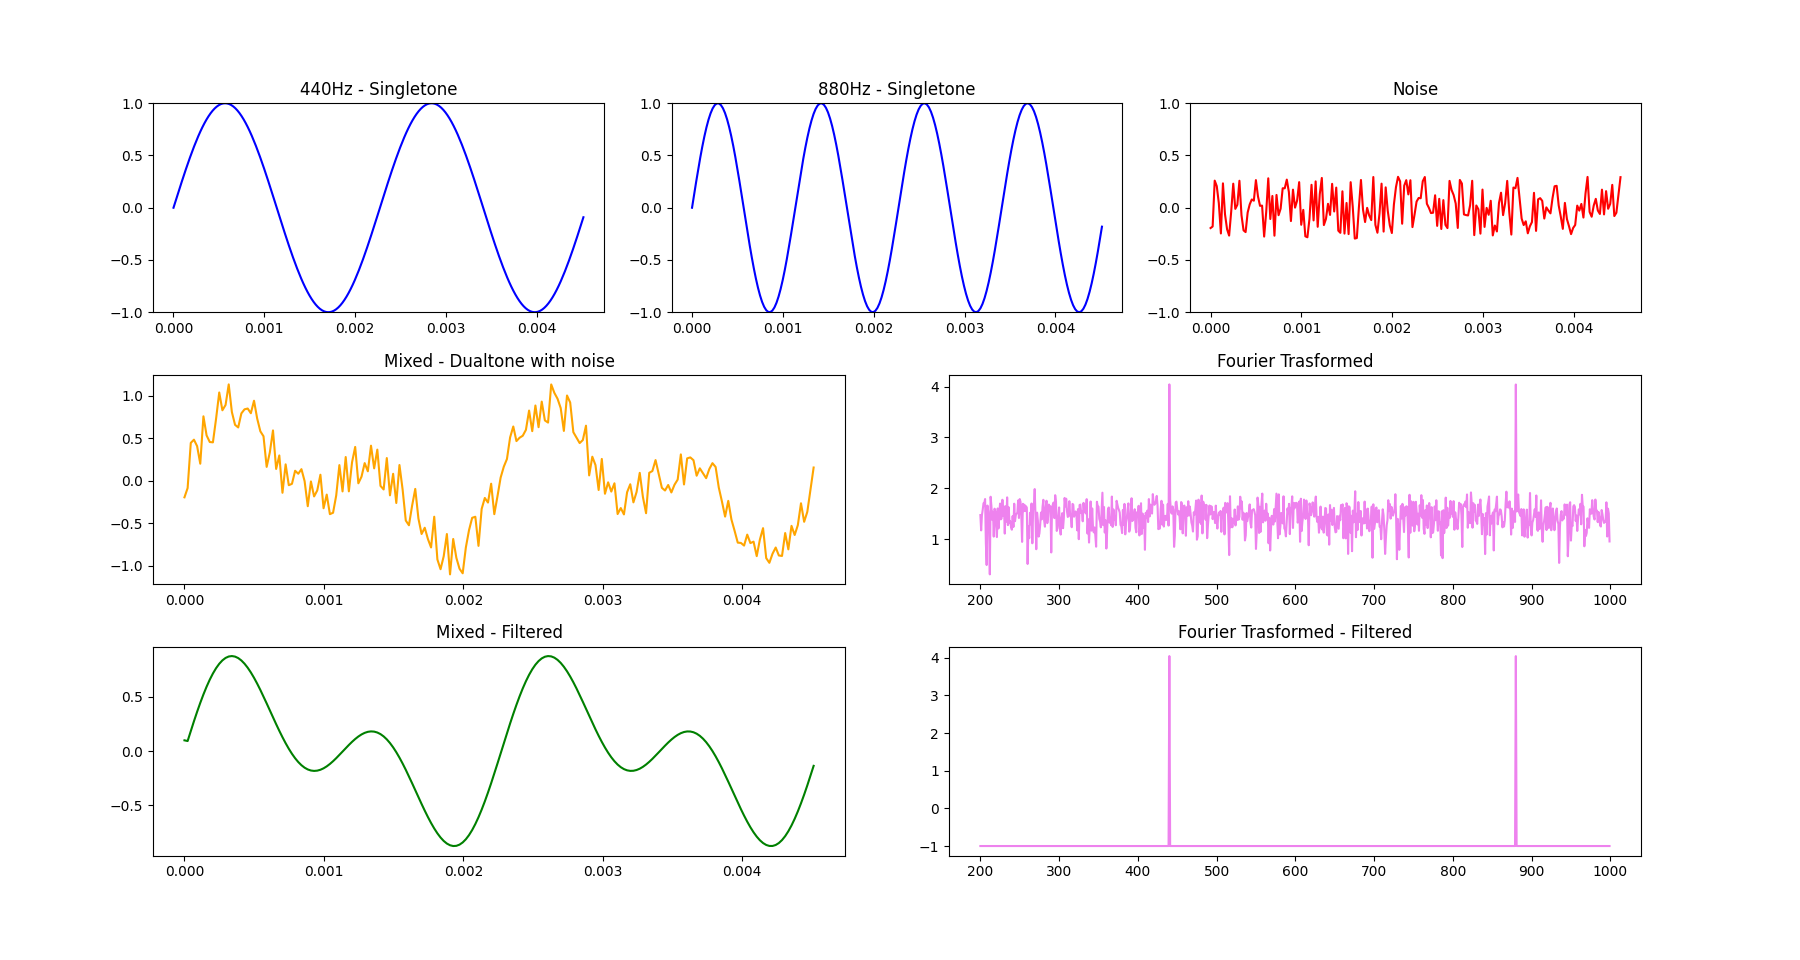

Recreate this plot in Python.
import numpy as np
import matplotlib.pyplot as plt
import sounddevice as sd

rate = 44100.0                                 # SampleRate, 44100 Sampling per 1 sec, 44100Hz         
sec = 1                                        # Signal Duration: 1 sec
t = np.arange(0, sec, 1/rate)                  # Time array contains range of [0:1]
                                               # unit time: 1/rate

# Signal 생성하기
sin_freq = 440                                 # Frequency for sine func
signal1 = np.sin(2*np.pi*sin_freq*t )          # get sine value from radian converted from timestamp
signal2 = np.sin(2*np.pi*sin_freq*2*t )        # 1 Octave higher signal (Double times freq)

noise = np.random.uniform(-0.3, 0.3, len(t))   # Uniform Distribution Random
                                               # In range of -0.3~0.3 (30% volume of signal)

mixed = 0.5*(signal1 + signal2) + noise        # Mixing signals with noise

freq = np.fft.fftfreq(len(t), 1/rate)          # fftfreq returns axis array for Fourier Transformed
fourier = np.fft.fft(mixed)                    # get fourier transformed value

fourier_filtered = np.array(fourier)           # new ndarray for filtered fourier transformed
for i in range(len(fourier)):                  # iterate in range of all freq
    if(np.abs(fourier[i])<1000):               # if signal in specific freq is too weak,
        fourier_filtered[i]=complex(1e-1,0)    # disregard. (give enough small complex value)

mixed_filtered = np.fft.ifft(fourier_filtered).real # get filtered wave (take only real part)

############################## Printing result ##############################
t_range = 200                                  # range of time to plot
freq_start = 200
freq_stop = 1000

plt.subplot(331)
plt.title("440Hz - Singletone")
plt.ylim(-1, 1)
plt.plot(t[:t_range], signal1[:t_range], color = 'blue')

plt.subplot(332)
plt.title("880Hz - Singletone")
plt.ylim(-1, 1)
plt.plot(t[:t_range], signal2[:t_range], color = 'blue')

plt.subplot(333)
plt.title("Noise")
plt.ylim(-1, 1)
plt.plot(t[:t_range], noise[:t_range], color = 'red')

plt.subplot(323)
plt.title("Mixed - Dualtone with noise")
plt.plot(t[:t_range], mixed[:t_range], color = 'orange')

plt.subplot(324)
plt.title("Fourier Trasformed")
plt.plot(freq[freq_start:freq_stop], np.log10(np.abs(fourier[freq_start:freq_stop])), color='violet')

plt.subplot(325)
plt.title("Mixed - Filtered")
plt.plot(t[:t_range], mixed_filtered[:t_range], color = 'green')

plt.subplot(326)
plt.title("Fourier Trasformed - Filtered")
plt.plot(freq[freq_start:freq_stop], np.log10(np.abs(fourier_filtered[freq_start:freq_stop])), color='violet')


play = np.append(signal1,signal2,axis=0)       # concatenating signals to play.
play = np.append(play,noise,axis=0)            # concatenating noise to play.
play = np.append(play,mixed,axis=0)            # concatenating result to play.
play = np.append(play,mixed_filtered,axis=0)   # concatenating filtered to play.
sd.play(play,rate)                             # play through sounddevice

plt.show()
